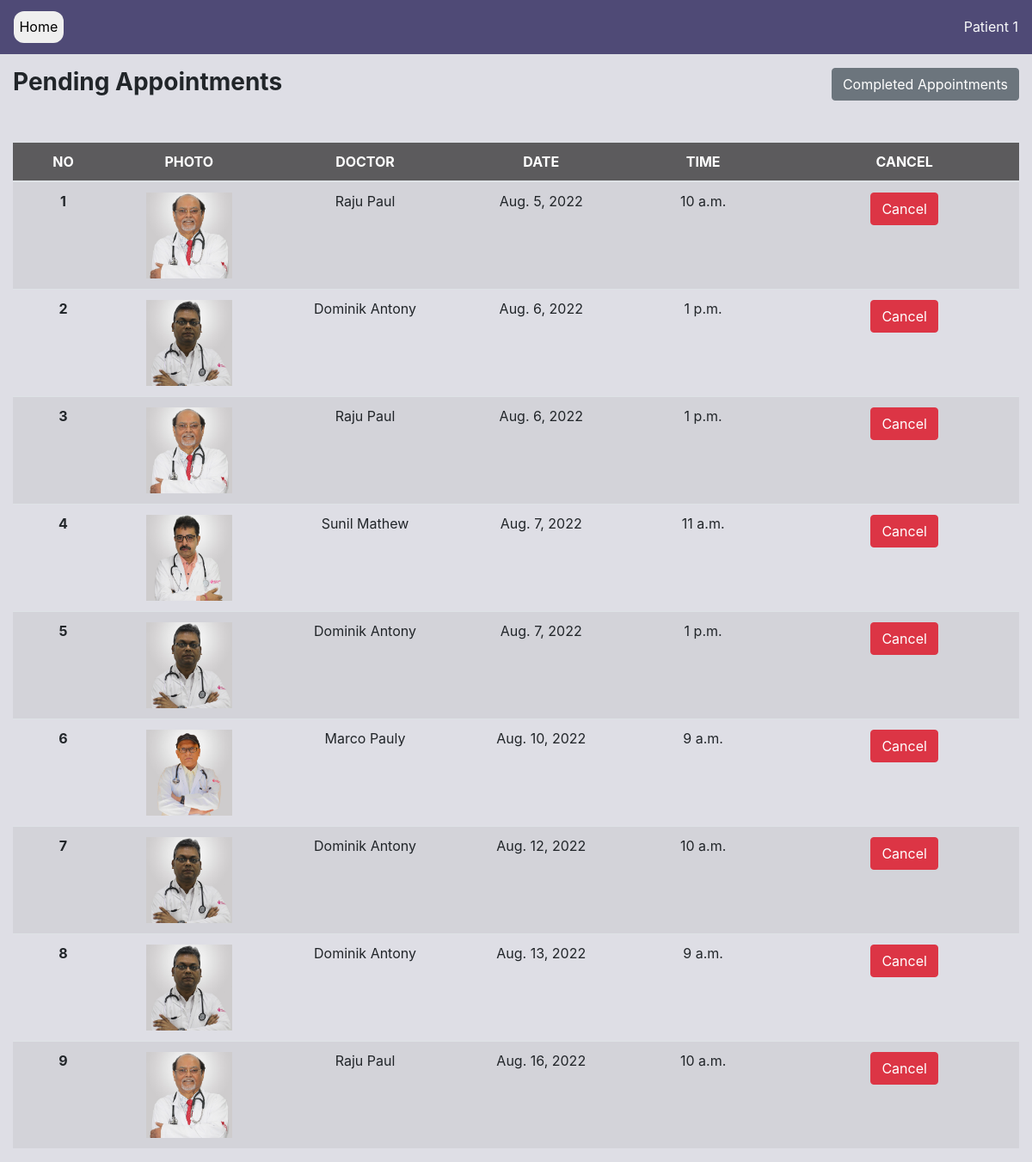
Screenshot of /appointment-list (signed in) with the database file from the repository.
### accounts/models.py (models this page shows, shortened)
class User(AbstractUser):
    DOCTOR = 'D'
    PATIENT = 'P'
    USER_TYPES = [
        (DOCTOR, 'Doctor'),
        (PATIENT, 'Patient'),
    ]
    MALE = 'M'
    FEMALE = 'F'
    OTHER = 'O'
    PREFER_NOT_TO_SAY = 'N'
    GENDER = [
        (MALE, 'Male'),
        (FEMALE, 'Female'),
        (OTHER, 'Other'),
        (PREFER_NOT_TO_SAY, 'Prefer not to say')
    ]
    class Meta:
        db_table = 'user'
    user_type = models.CharField(choices=USER_TYPES, max_length=1, default=PATIENT)
    gender = models.CharField(choices=GENDER,  max_length=1, default=PREFER_NOT_TO_SAY)
    phone = PhoneNumberField(null=True, blank=True)
    def is_patient(self):
        if self.user_type == 'P':
            return True
        return False

### appointment/models.py (models this page shows, shortened)
class Appointment(models.Model):
    TIME_SLOT = [
    (1, '9:00-10:00'),
    (2, '10:00-11:00'),
    (3, '11:00-12:00'),
    (4, '13:00-14:00'),
    ]
    doctor = models.ForeignKey(User,on_delete=models.CASCADE, limit_choices_to={'user_type': 'D'}, related_name='doctor')
    patient = models.ForeignKey(User,on_delete=models.CASCADE, limit_choices_to={'user_type': 'P'})
    date =  models.DateField()
    start_time = models.TimeField(null=True)
    end_time = models.TimeField(null=True)
    reason = models.TextField()
    status = models.BooleanField(default=False)
    class Meta:
        db_table = 'appointment'
        constraints = [
            models.UniqueConstraint(fields=['patient', 'doctor', 'date'], name='unique_booking')
        ]
        ordering = ['date', 'start_time']

### profiles/models.py (models this page shows, shortened)
class DoctorProfile(models.Model):
    class Meta:
        db_table = 'doctor_profile'
    user = models.OneToOneField(
        User, on_delete=models.CASCADE,
        primary_key=True, limit_choices_to={'user_type': 'D'},
        related_name='docprofile', #* related_name is used to give alternate name to the reverse relationship
        )
    profile_pic = models.ImageField(upload_to='images/profiles/doctors') #TODO Change directory to /images/doctor/username
    qualification = models.CharField(max_length=100, blank=True, null=True)
    department = models.ForeignKey(Department, on_delete=models.CASCADE)

### appointment/views.py (the view)
# urls.py: path('appointment-list', views.appointment_list, name='appointment-list'),
def appointment_list(request):
    context = {}
    user = request.user
    if not user.is_patient():
        return HttpResponse("NOT ALLOWED")
    appointments = Appointment.objects.filter(patient=user, status=False)
    print(connection.queries)
    context = {'appointments':appointments}
    return render(request, 'patient-appointment-list.html', context=context)

### PMS/context_processors.py (called while the page is built)
def get_departments(request):
    departments = Department.objects.all()
    return {'departments': departments}

def get_time_slots(request):
    time_slot = Appointment.TIME_SLOT
    return {"time_slot": time_slot}

### appointment/templates/patient-appointment-list.html (shortened to what this page needs)
{% load static %}
{% load bootstrap4 %}
<!DOCTYPE html>
<html>
    <head>
        <link rel="stylesheet" href="https://cdn.jsdelivr.net/npm/bootstrap@4.0.0/dist/css/bootstrap.min.css">
    </head>
    <body>
        {% include 'navbar-simple.html' %}
        <section style="height: auto;">
            <div class="container-fluid">
                <div class="row pt-3" style="background-color: #8889a347;">
                    <div class="col-md-6" style="align-items: center;"><h3><b>Pending Appointments</b></h3></div>
                    <div class="col-md-6 text-right">
                        <a href="{% url 'appointment:patient-completed-appointment' %}" class="btn btn-secondary">
                            Completed Appointments
                        </a>
                    </div>
                <br>
                <br>
                <br>
                    <div class="col-md-12 col-12" style="align-items: center;">
                            <div class="table-responsive table-striped">
                                <table class="table table-hover">
                                  <thead class="thead">
                                    <tr>
                                      <th scope="col" width="10%">NO</th>
                                      <th scope="col" width="15%">PHOTO</th>
                                      <th scope="col" width="20%">DOCTOR</th>
                                      <th scope="col" width="15%">DATE</th>
                                      <th scope="col">TIME</th>
                                      <th scope="col">CANCEL</th>
                                    </tr>
                                  </thead>
                            <tbody>
{% for appointment in appointments %}
                                <tr>
                                    <th scope="row">{{forloop.counter}}</th>
                                    <td>
                                        {%if appointment.doctor.docprofile.profile_pic %}
                                            <img src="{{appointment.doctor.docprofile.profile_pic.url}}" class="photo">
                                        {% else %}
                                            <img src="{% static 'images\doctor_default.jpg' %}" class="photo">
                                        {% endif %}
                                    </td>
                                    <td>{{appointment.doctor.get_full_name}}</td>
                                    <td>{{appointment.date}}</td>
                                    <td>{{appointment.start_time}}</td>
                                    <td>
                                        <form action="{% url 'appointment:cancel-appointment' %}" method="post">
                                            <button class="btn btn-danger" type="submit" name="app_id" value={{appointment.id}}>Cancel</button>
                                        </form>
                                    </td>
                                </tr>
{% endfor %}
                            </tbody>
                          </table>
                    </div>
                </div>
            </div>
        </section>
    </body>
</html>

### templates/navbar-simple.html (shortened to what this page needs)
<nav class="navbar navbar-expand-lg bg-dark">
    <a class="navbar-brand" href="{% url 'accounts:home'%}">
      <button class="button">Home</button>
    </a>
        <ul class="navbar-nav ml-auto">
            <li class="nav-item">
                <p class="text-light mb-0">{{user.get_full_name}}</p>
            </li>
        </ul>
</nav>

### templates/navbar-simple.html (style rules this page uses)
.bg-dark { background-color: #4c4774fa !important; }
.button { border-radius: 12px; border: 2px; font-size: 1rem; padding: 0.4rem; }

### appointment/templates/patient-appointment-list.html (style rules this page uses)
table { margin-top: 14px; }
th, td { text-align: center; }
.table .thead { color: #fff; background-color: #5c5b5d; }
.photo { width: 100px; }

### rows the page displays
User: get_full_name "Patient 1"
Appointment: doctor.docprofile.profile_pic (picture), doctor.get_full_name "Raju Paul", date "Aug. 5, 2022", start_time "10 a.m.", {{ appointment.id }} 4 (drawn)
Appointment: doctor.docprofile.profile_pic (picture), doctor.get_full_name "Dominik Antony", date "Aug. 6, 2022", start_time "1 p.m.", {{ appointment.id }} 6 (drawn)
Appointment: doctor.docprofile.profile_pic (picture), doctor.get_full_name "Raju Paul", date "Aug. 6, 2022", start_time "1 p.m.", {{ appointment.id }} 10 (drawn)
Appointment: doctor.docprofile.profile_pic (picture), doctor.get_full_name "Sunil Mathew", date "Aug. 7, 2022", start_time "11 a.m.", {{ appointment.id }} 11 (drawn)
Appointment: doctor.docprofile.profile_pic (picture), doctor.get_full_name "Dominik Antony", date "Aug. 7, 2022", start_time "1 p.m."
Appointment: doctor.docprofile.profile_pic (picture), doctor.get_full_name "Marco Pauly", date "Aug. 10, 2022", start_time "9 a.m.", {{ appointment.id }} 20 (drawn)
Appointment: doctor.docprofile.profile_pic (picture), doctor.get_full_name "Dominik Antony", date "Aug. 12, 2022", start_time "10 a.m."
Appointment: doctor.docprofile.profile_pic (picture), doctor.get_full_name "Dominik Antony", date "Aug. 13, 2022", start_time "9 a.m."
Appointment: doctor.docprofile.profile_pic (picture), doctor.get_full_name "Raju Paul", date "Aug. 16, 2022", start_time "10 a.m."
